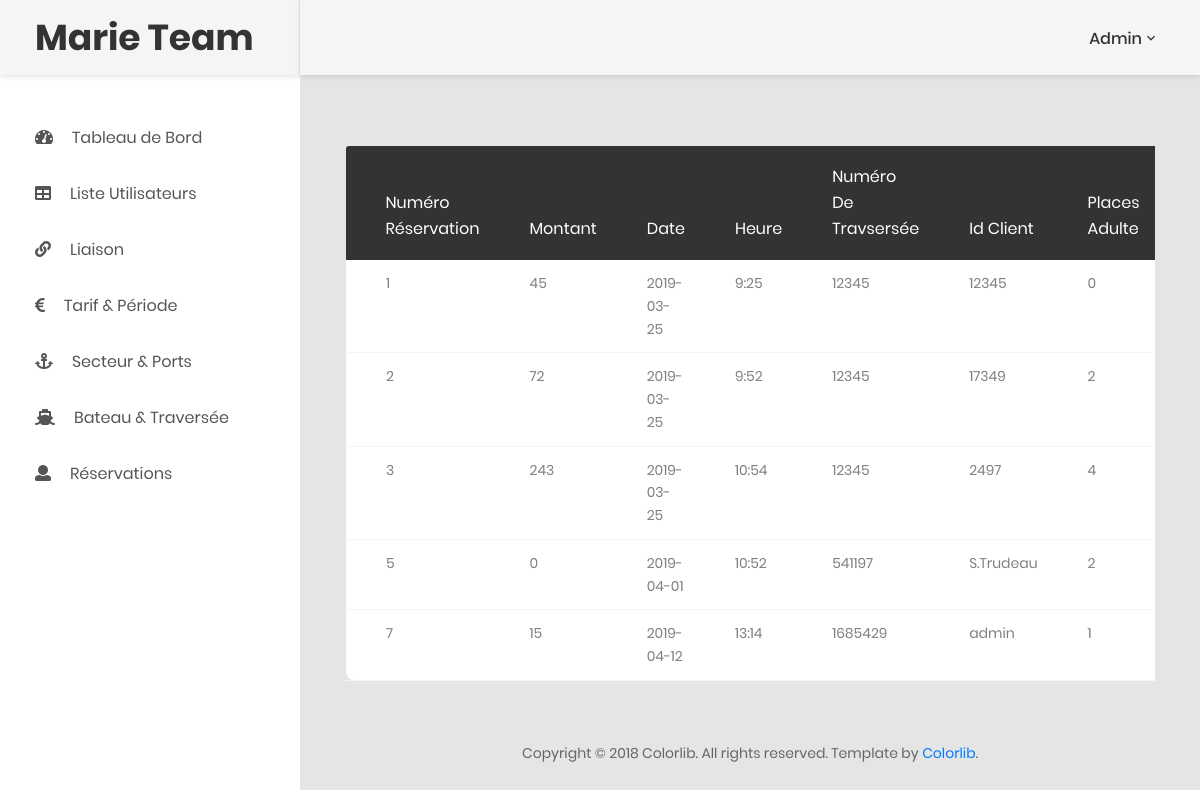
The app's page /html/dashboard/tableResa.php (signed in), older data.
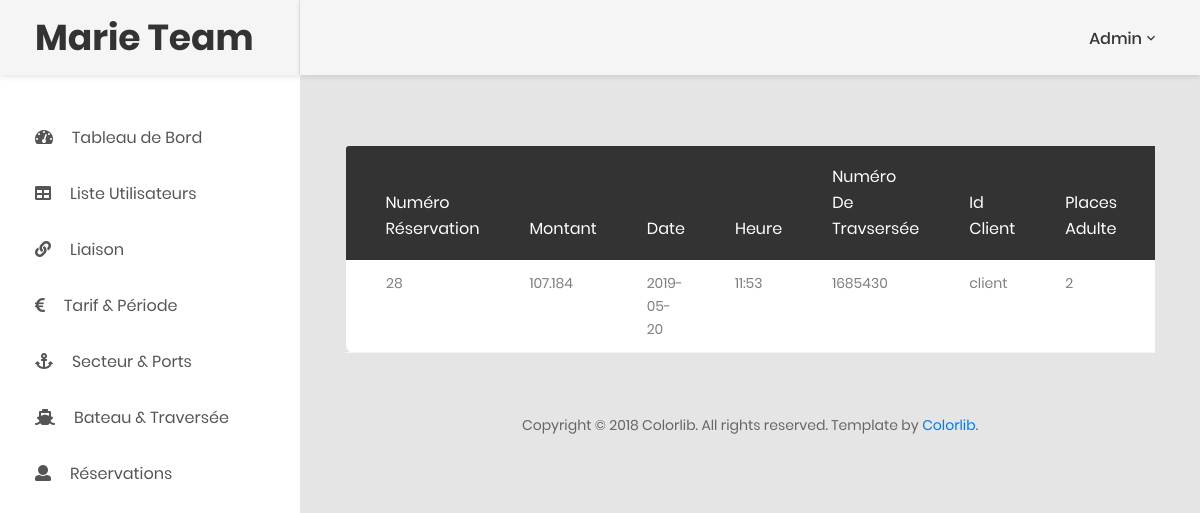
The same page, newer data.
### tables this page shows
CREATE TABLE IF NOT EXISTS `reservation` (
  `NumReservation` int(50) NOT NULL AUTO_INCREMENT,
  `MontantARegler` float NOT NULL,
  `date` date NOT NULL,
  `dateTraversee` date DEFAULT NULL,
  `Heure` varchar(50) NOT NULL,
  `numeroIdentifiant` int(11) NOT NULL,
  `idClient` varchar(50) NOT NULL,
  `PlacesA1` int(11) NOT NULL DEFAULT '0',
  `PlacesA2` int(11) NOT NULL DEFAULT '0',
  `PlacesA3` int(11) NOT NULL DEFAULT '0',
  `PlacesB1` int(11) NOT NULL DEFAULT '0',
  `PlacesB2` int(11) NOT NULL DEFAULT '0',
  `PlacesC1` int(11) NOT NULL DEFAULT '0',
  `PlacesC2` int(11) NOT NULL DEFAULT '0',
  `PlacesC3` int(11) NOT NULL DEFAULT '0',
  PRIMARY KEY (`NumReservation`)
);

### html/dashboard/tableResa.php (the view, shortened to what the changed rows need)
<?php include 'connect.php';?>
<!DOCTYPE html>
<html lang="en">
<head>
    <link href="css/font-face.css" rel="stylesheet" media="all">
    <link href="vendor/font-awesome-4.7/css/font-awesome.min.css" rel="stylesheet" media="all">
    <link href="vendor/font-awesome-5/css/fontawesome-all.min.css" rel="stylesheet" media="all">
    <link href="vendor/mdi-font/css/material-design-iconic-font.min.css" rel="stylesheet" media="all">
    <link href="vendor/bootstrap-4.1/bootstrap.min.css" rel="stylesheet" media="all">
    <link href="vendor/animsition/animsition.min.css" rel="stylesheet" media="all">
    <link href="vendor/bootstrap-progressbar/bootstrap-progressbar-3.3.4.min.css" rel="stylesheet" media="all">
    <link href="vendor/wow/animate.css" rel="stylesheet" media="all">
    <link href="vendor/css-hamburgers/hamburgers.min.css" rel="stylesheet" media="all">
    <link href="vendor/slick/slick.css" rel="stylesheet" media="all">
    <link href="vendor/select2/select2.min.css" rel="stylesheet" media="all">
    <link href="vendor/perfect-scrollbar/perfect-scrollbar.css" rel="stylesheet" media="all">
    <link href="css/theme.css" rel="stylesheet" media="all">
</head>
<body class="animsition">
    <div class="page-wrapper">
        <aside class="menu-sidebar d-none d-lg-block">
            <div class="logo">
                <a href="#">
                    <h1>Marie Team</h1>
                </a>
            </div>
        </aside>
        <div class="page-container">
            <div class="main-content">
                <div class="section__content section__content--p30">
                    <div class="container-fluid">
                        <div class="row m-t-30">
                            <div class="col-md-12">
                                <div class="table-responsive m-b-40">
                                    <table class="table table-borderless table-data3">
                                        <thead>
                                            <tr>
                                                <th>Numéro réservation</th>
                                                <th>Montant</th>
                                                <th>Date</th>
                                                <th>Heure</th>
                                                <th>Numéro de travsersée</th>
                                                <th>Id client</th>
                                                <th>Places Adulte</th>
                                                <th>Places Junior</th>
                                             </tr>
                                        </thead>
                                        <tbody>
                                        <?php
                                        $result=$db->query('SELECT * FROM Reservation');
                                        while($row=$result->fetch())
                                        {
                                        echo'
                                            <tr>
                                                <td>'.$row['NumReservation'].'</td>
                                                <td>'.$row['MontantARegler'].'</td>
                                                <td>'.$row['date'].'</td>
                                                <td>'.$row['Heure'].'</td>
                                                <td>'.$row['numeroIdentifiant'].'</td>
                                                <td>'.$row['idClient'].'</td>
                                                <td>'.$row['PlacesA1'].'</td>
                                                <td>'.$row['PlacesA2'].'</td>
                                                <td>'.$row['PlacesA3'].'</td>
                                                <td>'.$row['PlacesB1'].'</td>
                                                <td>'.$row['PlacesB2'].'</td>
                                                <td>'.$row['PlacesC1'].'</td>
                                                <td>'.$row['PlacesC2'].'</td>
                                                <td>'.$row['PlacesC3'].'</td>
                                            </tr>';
                                        }
                                        ?>
                                        </tbody>
                                    </table>
                                </div>
                            </div>
                        </div>
                    </div>
                </div>
            </div>
        </div>
    </div>
</body>
</html>

Row changes from the older to the newer data that the page shows:
removed reservation: NumReservation "1", MontantARegler "45", date "2019-03-25", Heure "9:25", numeroIdentifiant "12345", idClient "12345", PlacesA1 "0"
removed reservation: NumReservation "2", MontantARegler "72", date "2019-03-25", Heure "9:52", numeroIdentifiant "12345", idClient "17349", PlacesA1 "2"
removed reservation: NumReservation "3", MontantARegler "243", date "2019-03-25", Heure "10:54", numeroIdentifiant "12345", idClient "2497", PlacesA1 "4"
removed reservation: NumReservation "5", MontantARegler "0", date "2019-04-01", Heure "10:52", numeroIdentifiant "541197", idClient "S.Trudeau", PlacesA1 "2"
removed reservation: NumReservation "7", MontantARegler "15", date "2019-04-12", Heure "13:14", numeroIdentifiant "1685429", idClient "admin", PlacesA1 "1"
added reservation: NumReservation "28", MontantARegler "107.184", date "2019-05-20", Heure "11:53", numeroIdentifiant "1685430", idClient "client", PlacesA1 "2"
